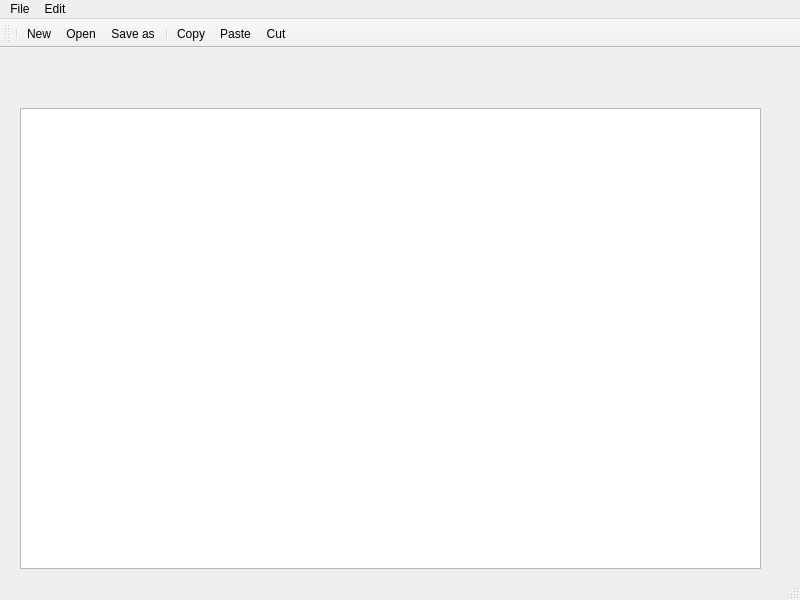
<?xml version="1.0" encoding="UTF-8"?>
<ui version="4.0">
 <class>MainWindow</class>
 <widget class="QMainWindow" name="MainWindow">
  <property name="geometry">
   <rect>
    <x>0</x>
    <y>0</y>
    <width>800</width>
    <height>600</height>
   </rect>
  </property>
  <property name="windowTitle">
   <string>MainWindow</string>
  </property>
  <widget class="QWidget" name="centralwidget">
   <widget class="QWidget" name="verticalLayoutWidget">
    <property name="geometry">
     <rect>
      <x>20</x>
      <y>60</y>
      <width>741</width>
      <height>461</height>
     </rect>
    </property>
    <layout class="QVBoxLayout" name="verticalLayout">
     <item>
      <widget class="QTextEdit" name="textEdit">
       <property name="font">
        <font>
         <family>Tahoma</family>
         <pointsize>14</pointsize>
        </font>
       </property>
       <property name="lineWrapMode">
        <enum>QTextEdit::NoWrap</enum>
       </property>
       <property name="readOnly">
        <bool>true</bool>
       </property>
      </widget>
     </item>
    </layout>
   </widget>
  </widget>
  <widget class="QMenuBar" name="menubar">
   <property name="geometry">
    <rect>
     <x>0</x>
     <y>0</y>
     <width>800</width>
     <height>21</height>
    </rect>
   </property>
   <widget class="QMenu" name="menuNew">
    <property name="title">
     <string>File</string>
    </property>
    <addaction name="actionNew"/>
    <addaction name="actionOpen"/>
    <addaction name="actionSave_as"/>
    <addaction name="actionPrint"/>
    <addaction name="actionExit"/>
   </widget>
   <widget class="QMenu" name="menuEdit">
    <property name="title">
     <string>Edit</string>
    </property>
    <addaction name="actionCopy"/>
    <addaction name="actionPaste"/>
    <addaction name="actionCut"/>
    <addaction name="actionUndo"/>
    <addaction name="actionRedo"/>
   </widget>
   <addaction name="menuNew"/>
   <addaction name="menuEdit"/>
  </widget>
  <widget class="QStatusBar" name="statusbar"/>
  <widget class="QToolBar" name="mainToolBar">
   <property name="windowTitle">
    <string>toolBar</string>
   </property>
   <attribute name="toolBarArea">
    <enum>TopToolBarArea</enum>
   </attribute>
   <attribute name="toolBarBreak">
    <bool>false</bool>
   </attribute>
   <addaction name="separator"/>
   <addaction name="actionNew"/>
   <addaction name="actionOpen"/>
   <addaction name="actionSave_as"/>
   <addaction name="separator"/>
   <addaction name="actionCopy"/>
   <addaction name="actionPaste"/>
   <addaction name="actionCut"/>
  </widget>
  <action name="actionNew">
   <property name="icon">
    <iconset resource="Resources.qrc">
     <normaloff>:/images/icons/new-file.ico</normaloff>:/images/icons/new-file.ico</iconset>
   </property>
   <property name="text">
    <string>New</string>
   </property>
   <property name="shortcut">
    <string>Ctrl+N</string>
   </property>
  </action>
  <action name="actionOpen">
   <property name="icon">
    <iconset resource="Resources.qrc">
     <normaloff>:/images/icons/open-file.ico</normaloff>:/images/icons/open-file.ico</iconset>
   </property>
   <property name="text">
    <string>Open</string>
   </property>
   <property name="shortcut">
    <string>Ctrl+O</string>
   </property>
  </action>
  <action name="actionSave_as">
   <property name="icon">
    <iconset resource="Resources.qrc">
     <normaloff>:/images/icons/save_as.ico</normaloff>:/images/icons/save_as.ico</iconset>
   </property>
   <property name="text">
    <string>Save as</string>
   </property>
   <property name="shortcut">
    <string>Ctrl+S</string>
   </property>
  </action>
  <action name="actionPrint">
   <property name="icon">
    <iconset resource="Resources.qrc">
     <normaloff>:/images/icons/printer.ico</normaloff>:/images/icons/printer.ico</iconset>
   </property>
   <property name="text">
    <string>Print</string>
   </property>
   <property name="shortcut">
    <string>Ctrl+P</string>
   </property>
  </action>
  <action name="actionExit">
   <property name="icon">
    <iconset resource="Resources.qrc">
     <normaloff>:/images/icons/close.ico</normaloff>:/images/icons/close.ico</iconset>
   </property>
   <property name="text">
    <string>Exit</string>
   </property>
   <property name="shortcut">
    <string>Ctrl+Q</string>
   </property>
  </action>
  <action name="actionCopy">
   <property name="icon">
    <iconset resource="Resources.qrc">
     <normaloff>:/images/icons/copy.ico</normaloff>:/images/icons/copy.ico</iconset>
   </property>
   <property name="text">
    <string>Copy</string>
   </property>
   <property name="shortcut">
    <string>Ctrl+C</string>
   </property>
  </action>
  <action name="actionPaste">
   <property name="icon">
    <iconset resource="Resources.qrc">
     <normaloff>:/images/icons/paste.ico</normaloff>:/images/icons/paste.ico</iconset>
   </property>
   <property name="text">
    <string>Paste</string>
   </property>
   <property name="shortcut">
    <string>Ctrl+V</string>
   </property>
  </action>
  <action name="actionCut">
   <property name="icon">
    <iconset resource="Resources.qrc">
     <normaloff>:/images/icons/cut.ico</normaloff>:/images/icons/cut.ico</iconset>
   </property>
   <property name="text">
    <string>Cut</string>
   </property>
   <property name="shortcut">
    <string>Ctrl+X</string>
   </property>
  </action>
  <action name="actionUndo">
   <property name="icon">
    <iconset resource="Resources.qrc">
     <normaloff>:/images/icons/undo.ico</normaloff>:/images/icons/undo.ico</iconset>
   </property>
   <property name="text">
    <string>Undo</string>
   </property>
   <property name="shortcut">
    <string>Ctrl+Z</string>
   </property>
  </action>
  <action name="actionRedo">
   <property name="icon">
    <iconset resource="Resources.qrc">
     <normaloff>:/images/icons/redo.ico</normaloff>:/images/icons/redo.ico</iconset>
   </property>
   <property name="text">
    <string>Redo</string>
   </property>
   <property name="shortcut">
    <string>Ctrl+Y</string>
   </property>
  </action>
 </widget>
 <resources>
  <include location="Resources.qrc"/>
 </resources>
 <connections/>
</ui>
